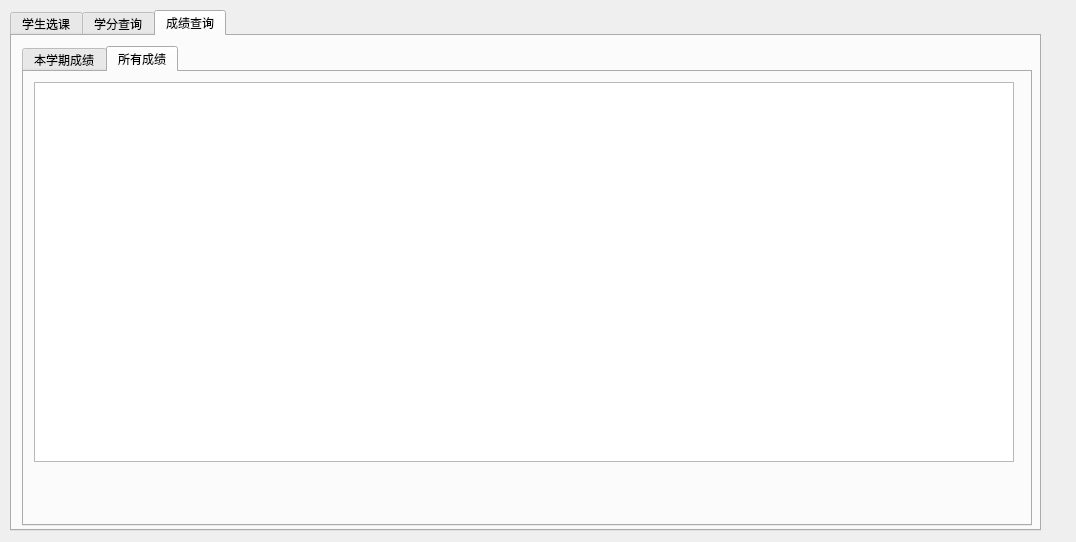
<?xml version="1.0" encoding="UTF-8"?>
<ui version="4.0">
 <class>FormS</class>
 <widget class="QWidget" name="FormS">
  <property name="geometry">
   <rect>
    <x>0</x>
    <y>0</y>
    <width>1076</width>
    <height>542</height>
   </rect>
  </property>
  <property name="windowTitle">
   <string>Student</string>
  </property>
  <widget class="QTabWidget" name="tabStudent">
   <property name="geometry">
    <rect>
     <x>10</x>
     <y>10</y>
     <width>1031</width>
     <height>521</height>
    </rect>
   </property>
   <property name="currentIndex">
    <number>2</number>
   </property>
   <widget class="QWidget" name="tab">
    <attribute name="title">
     <string>学生选课</string>
    </attribute>
    <widget class="QTabWidget" name="tabWidget">
     <property name="geometry">
      <rect>
       <x>10</x>
       <y>10</y>
       <width>1010</width>
       <height>480</height>
      </rect>
     </property>
     <property name="currentIndex">
      <number>1</number>
     </property>
     <widget class="QWidget" name="tab_4">
      <attribute name="title">
       <string>待选课程</string>
      </attribute>
      <widget class="QTableWidget" name="tableWidget">
       <property name="geometry">
        <rect>
         <x>10</x>
         <y>10</y>
         <width>980</width>
         <height>380</height>
        </rect>
       </property>
      </widget>
      <widget class="QPushButton" name="pushButton">
       <property name="geometry">
        <rect>
         <x>860</x>
         <y>400</y>
         <width>90</width>
         <height>40</height>
        </rect>
       </property>
       <property name="font">
        <font>
         <pointsize>15</pointsize>
        </font>
       </property>
       <property name="text">
        <string>提交</string>
       </property>
      </widget>
     </widget>
     <widget class="QWidget" name="tab_3">
      <attribute name="title">
       <string>已选课程</string>
      </attribute>
      <widget class="QTableWidget" name="tableWidget_2">
       <property name="geometry">
        <rect>
         <x>10</x>
         <y>10</y>
         <width>980</width>
         <height>380</height>
        </rect>
       </property>
      </widget>
      <widget class="QPushButton" name="pushButton_2">
       <property name="geometry">
        <rect>
         <x>860</x>
         <y>400</y>
         <width>90</width>
         <height>40</height>
        </rect>
       </property>
       <property name="font">
        <font>
         <pointsize>15</pointsize>
        </font>
       </property>
       <property name="text">
        <string>删除</string>
       </property>
      </widget>
     </widget>
    </widget>
   </widget>
   <widget class="QWidget" name="tab_2">
    <attribute name="title">
     <string>学分查询</string>
    </attribute>
    <widget class="QTabWidget" name="tabWidget_2">
     <property name="geometry">
      <rect>
       <x>10</x>
       <y>10</y>
       <width>1010</width>
       <height>480</height>
      </rect>
     </property>
     <property name="currentIndex">
      <number>2</number>
     </property>
     <widget class="QWidget" name="tab_5">
      <attribute name="title">
       <string>本学期学分</string>
      </attribute>
      <widget class="QTableWidget" name="tableWidget_3">
       <property name="geometry">
        <rect>
         <x>10</x>
         <y>10</y>
         <width>980</width>
         <height>380</height>
        </rect>
       </property>
      </widget>
     </widget>
     <widget class="QWidget" name="tab_6">
      <attribute name="title">
       <string>所有学分</string>
      </attribute>
      <widget class="QTableWidget" name="tableWidget_4">
       <property name="geometry">
        <rect>
         <x>10</x>
         <y>10</y>
         <width>980</width>
         <height>380</height>
        </rect>
       </property>
      </widget>
     </widget>
     <widget class="QWidget" name="tab_7">
      <attribute name="title">
       <string>已修学分</string>
      </attribute>
      <widget class="QTableWidget" name="tableWidget_7">
       <property name="geometry">
        <rect>
         <x>10</x>
         <y>10</y>
         <width>980</width>
         <height>380</height>
        </rect>
       </property>
      </widget>
     </widget>
    </widget>
   </widget>
   <widget class="QWidget" name="">
    <attribute name="title">
     <string>成绩查询</string>
    </attribute>
    <widget class="QTabWidget" name="tabWidget_3">
     <property name="geometry">
      <rect>
       <x>10</x>
       <y>10</y>
       <width>1010</width>
       <height>480</height>
      </rect>
     </property>
     <property name="currentIndex">
      <number>1</number>
     </property>
     <widget class="QWidget" name="tab_8">
      <attribute name="title">
       <string>本学期成绩</string>
      </attribute>
      <widget class="QTableWidget" name="tableWidget_5">
       <property name="geometry">
        <rect>
         <x>10</x>
         <y>10</y>
         <width>980</width>
         <height>380</height>
        </rect>
       </property>
      </widget>
     </widget>
     <widget class="QWidget" name="tab_9">
      <attribute name="title">
       <string>所有成绩</string>
      </attribute>
      <widget class="QTableWidget" name="tableWidget_6">
       <property name="geometry">
        <rect>
         <x>10</x>
         <y>10</y>
         <width>980</width>
         <height>380</height>
        </rect>
       </property>
      </widget>
     </widget>
    </widget>
   </widget>
  </widget>
 </widget>
 <resources/>
 <connections/>
</ui>
